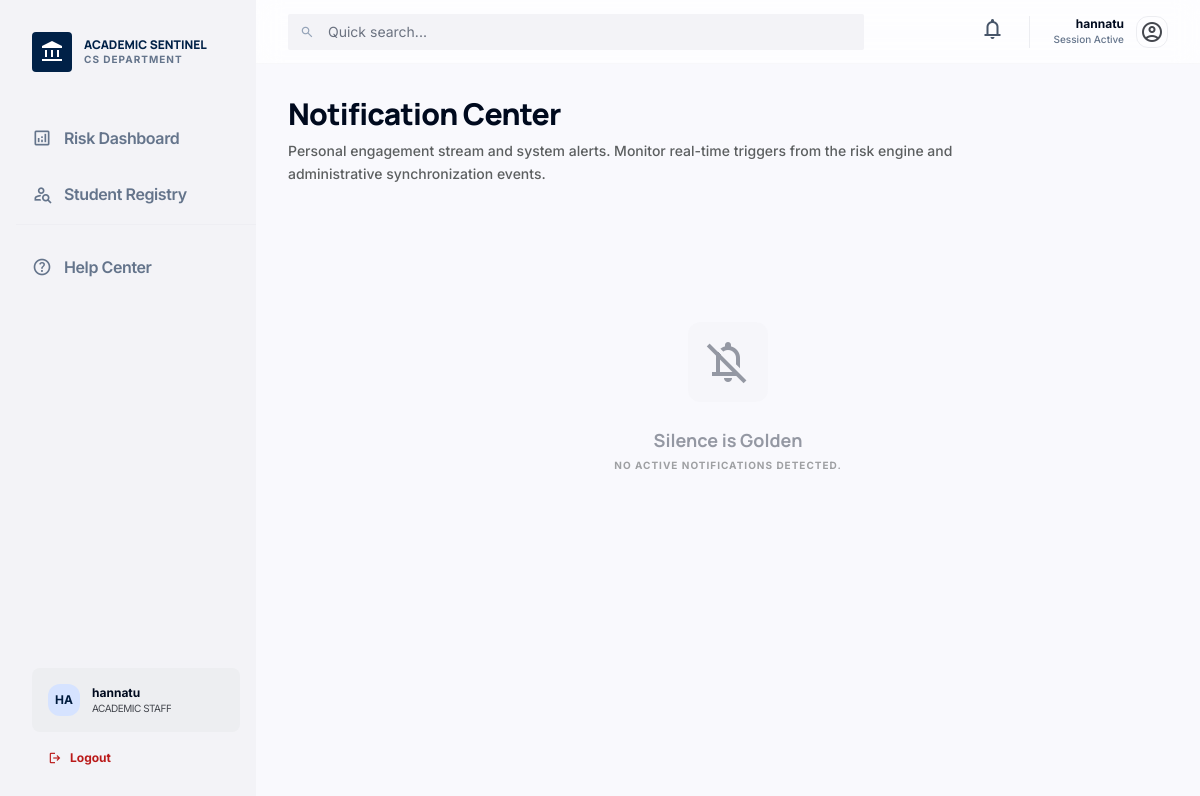
/notifications/ (signed in), run on the app's committed database.
### backend/models.py (models this page shows, shortened)
class User(UserMixin, db.Model):
    __tablename__ = 'users'
    id = db.Column(db.Integer, primary_key=True)
    username = db.Column(db.String(64), unique=True, nullable=True)
    email = db.Column(db.String(120), unique=True, nullable=False)
    password_hash = db.Column(db.String(128))
    role = db.Column(db.String(20), default='Staff')  # Admin or Staff
    is_active = db.Column(db.Boolean, default=True)
    created_at = db.Column(db.DateTime, default=datetime.utcnow)

### backend/routes/notifications.py (the view)
@notify_bp.route('/')
@login_required
def index():
    notifs = Notification.query.filter_by(user_id=current_user.id)\
                               .order_by(Notification.timestamp.desc()).all()
    return render_template('notifications/index.html', notifications=notifs)

### templates/notifications/index.html (shortened to what this page needs)
{% extends "base.html" %}
{% block content %}
<div class="flex flex-col md:flex-row justify-between items-end mb-10 gap-8">
    <div class="max-w-2xl">
        <h1 class="text-3xl font-extrabold text-primary font-headline tracking-tight mb-2">Notification Center</h1>
        <p class="text-secondary font-body leading-relaxed text-sm font-medium">
            Personal engagement stream and system alerts. Monitor real-time triggers from the risk engine and administrative synchronization events.
        </p>
    </div>
</div>
<div class="max-w-3xl mx-auto space-y-4">
    {% for n in notifications %}
    <div class="relative group bg-white rounded-2xl border border-outline-variant/10 shadow-sm p-6 flex gap-6 items-start transition-all hover:shadow-md {% if not n.is_read %}border-l-4 border-l-primary bg-primary/5{% endif %}">
        <div class="w-12 h-12 flex-shrink-0 rounded-xl flex items-center justify-center
            {% if n.category == 'danger' %}bg-error-container text-on-error-container
            {% elif n.category == 'warning' %}bg-[#ffd9df] text-[#8f003f]
            {% else %}bg-primary-container text-white{% endif %}">
            <span class="material-symbols-outlined">
                {% if n.category == 'danger' %}crisis_alert{% elif n.category == 'warning' %}warning{% else %}info{% endif %}
            </span>
        </div>
        <div class="flex-1 min-w-0">
            <div class="flex justify-between items-start mb-1">
                <h3 class="font-bold text-primary text-sm truncate pr-4">{{ n.title }}</h3>
                <span class="text-[9px] font-mono text-slate-400 font-bold uppercase tracking-widest flex-shrink-0">
                    {{ n.timestamp.strftime('%d %b, %H:%M') }}
                </span>
            </div>
            <p class="text-[11px] text-slate-600 leading-relaxed font-medium mb-4">{{ n.body }}</p>
            <div class="flex items-center justify-between">
                <div class="flex items-center gap-2">
                    <span class="px-2 py-0.5 rounded-[4px] bg-surface-container-highest text-[8px] font-bold uppercase tracking-widest text-slate-500">
                        {{ n.category or 'System' }}
                    </span>
                </div>
                {% if not n.is_read %}
                <form action="{{ url_for('notify.mark_read', notif_id=n.id) }}" method="POST">
                    <button type="submit" class="text-[9px] font-bold text-primary hover:underline flex items-center gap-1">
                        Mark as Read
                        <span class="material-symbols-outlined text-[10px]">check</span>
                    </button>
                </form>
                {% else %}
                <span class="text-[9px] font-bold text-slate-300 flex items-center gap-1">
                    Acknowledged
                    <span class="material-symbols-outlined text-[10px]">done_all</span>
                </span>
                {% endif %}
            </div>
        </div>
    </div>
    {% else %}
    <div class="py-24 flex flex-col items-center justify-center text-center opacity-40">
        <div class="w-20 h-20 bg-surface-container-low rounded-full flex items-center justify-center mb-6">
            <span class="material-symbols-outlined text-5xl text-primary">notifications_off</span>
        </div>
        <h3 class="text-lg font-bold text-primary mb-1">Silence is Golden</h3>
        <p class="text-[10px] font-bold uppercase tracking-widest">No active notifications detected.</p>
    </div>
    {% endfor %}
</div>
{% endblock %}

### templates/base.html (shortened to what this page needs)
<!DOCTYPE html>
<html class="light" lang="en">
<head>
    <script src="https://cdn.tailwindcss.com?plugins=forms,container-queries"></script>
    <script id="tailwind-config">
        tailwind.config = {
            darkMode: "class",
            theme: {
                extend: {
                    "colors": {
                        "on-background": "#191c1e",
                        "tertiary-fixed": "#ffd9df",
                        "secondary": "#5c5f60",
                        "primary-container": "#002147",
                        "primary-fixed-dim": "#aec7f6",
                        "secondary-fixed": "#e1e3e4",
                        "outline-variant": "#c4c6cf",
                        "on-primary-fixed-variant": "#2d476f",
                        "surface-container-lowest": "#ffffff",
                        "on-tertiary-fixed": "#3f0018",
                        "primary": "#000a1e",
                        "tertiary": "#200008",
                        "on-secondary-fixed-variant": "#454748",
                        "surface-container-highest": "#e2e2e6",
                        "on-primary": "#ffffff",
                        "surface-container": "#edeef1",
                        "on-secondary": "#ffffff",
                        "on-tertiary": "#ffffff",
                        "tertiary-container": "#4a001d",
                        "on-tertiary-container": "#f4447e",
                        "surface-container-high": "#e7e8eb",
                        "on-surface-variant": "#44474e",
                        "tertiary-fixed-dim": "#ffb1c2",
                        "on-primary-container": "#708ab5",
                        "surface-variant": "#e2e2e6",
                        "inverse-primary": "#aec7f6",
                        "outline": "#74777f",
                        "on-secondary-container": "#626566",
                        "surface-tint": "#465f88",
                        "on-error-container": "#93000a",
                        "background": "#f9f9fd",
                        "inverse-surface": "#2e3133",
                        "surface-container-low": "#f3f3f7",
                        "surface": "#f9f9fd",
                        "primary-fixed": "#d6e3ff",
                        "secondary-fixed-dim": "#c5c7c8",
                        "secondary-container": "#e1e3e4",
                        "error": "#ba1a1a",
                        "error-container": "#ffdad6",
                        "on-primary-fixed": "#001b3d",
                        "on-tertiary-fixed-variant": "#8f003f",
                        "inverse-on-surface": "#f0f0f4",
                        "on-error": "#ffffff",
                        "on-secondary-fixed": "#191c1d",
                        "surface-dim": "#d9dadd",
                        "surface-bright": "#f9f9fd",
                        "on-surface": "#191c1e"
                    },
                    "borderRadius": {
                        "DEFAULT": "0.125rem",
                        "lg": "0.25rem",
                        "xl": "0.5rem",
                        "full": "0.75rem"
                    },
                    "fontFamily": {
                        "headline": ["Manrope"],
                        "body": ["Inter"],
                        "label": ["Inter"]
                    }
                },
            },
        }
    </script>
</head>
<body class="bg-surface text-on-surface min-h-screen {% if current_user.is_authenticated %}flex{% endif %}">
    {% if current_user.is_authenticated %}
    <aside class="h-screen w-64 fixed left-0 top-0 bg-[#f3f3f7] dark:bg-slate-900 flex flex-col py-8 pl-4 z-50">
        <div class="mb-10 px-4">
            <div class="flex items-center gap-3">
                <div class="w-10 h-10 bg-primary-container rounded-lg flex items-center justify-center text-white">
                    <span class="material-symbols-outlined" style="font-variation-settings: 'FILL' 1;">account_balance</span>
                </div>
                <div>
                    <h1 class="text-xs font-extrabold text-[#002147] dark:text-white font-headline leading-tight">ACADEMIC SENTINEL</h1>
                    <p class="text-[10px] text-slate-500 font-manrope font-bold tracking-widest uppercase">CS Department</p>
                </div>
            </div>
        </div>
        <nav class="flex-1 space-y-1">
            {% if current_user.role == 'Admin' %}
            <a class="flex items-center gap-3 px-4 py-3 text-slate-500 font-manrope font-semibold tracking-tight hover:bg-white rounded-l-lg transition-all" href="{{ url_for('admin.dashboard') }}">
                <span class="material-symbols-outlined text-xl">dashboard</span>
                <span>Dashboard</span>
            </a>
            <a class="flex items-center gap-3 px-4 py-3 text-slate-500 font-manrope font-semibold tracking-tight hover:bg-white rounded-l-lg transition-all" href="{{ url_for('admin.import_data') }}">
                <span class="material-symbols-outlined text-xl">cloud_upload</span>
                <span>Data Import</span>
            </a>
            <a class="flex items-center gap-3 px-4 py-3 text-slate-500 font-manrope font-semibold tracking-tight hover:bg-white rounded-l-lg transition-all" href="{{ url_for('admin.risk_rules') }}">
                <span class="material-symbols-outlined text-xl">warning</span>
                <span>Risk Rules</span>
            </a>
            <a class="flex items-center gap-3 px-4 py-3 text-slate-500 font-manrope font-semibold tracking-tight hover:bg-white rounded-l-lg transition-all" href="{{ url_for('admin.courses') }}">
                <span class="material-symbols-outlined text-xl">school</span>
                <span>Courses</span>
            </a>
            <a class="flex items-center gap-3 px-4 py-3 text-slate-500 font-manrope font-semibold tracking-tight hover:bg-white rounded-l-lg transition-all" href="{{ url_for('admin.users') }}">
                <span class="material-symbols-outlined text-xl">group</span>
                <span>User Accounts</span>
            </a>
            <a class="flex items-center gap-3 px-4 py-3 text-slate-500 font-manrope font-semibold tracking-tight hover:bg-white rounded-l-lg transition-all" href="{{ url_for('admin.audit_logs') }}">
                <span class="material-symbols-outlined text-xl">history</span>
                <span>Audit Logs</span>
            </a>
            {% else %}
            <a class="flex items-center gap-3 px-4 py-3 text-slate-500 font-manrope font-semibold tracking-tight hover:bg-white rounded-l-lg transition-all" href="{{ url_for('staff.dashboard') }}">
                <span class="material-symbols-outlined text-xl">analytics</span>
                <span>Risk Dashboard</span>
            </a>
            <a class="flex items-center gap-3 px-4 py-3 text-slate-500 font-manrope font-semibold tracking-tight hover:bg-white rounded-l-lg transition-all" href="{{ url_for('staff.dashboard') }}">
                <span class="material-symbols-outlined text-xl">person_search</span>
                <span>Student Registry</span>
            </a>
            {% endif %}
            <div class="mt-8 pt-4 border-t border-outline-variant/10">
                <a class="flex items-center gap-3 px-4 py-3 text-slate-500 font-manrope font-semibold tracking-tight hover:bg-white rounded-l-lg transition-all" href="{{ url_for('help.index') }}">
                    <span class="material-symbols-outlined text-xl">help_outline</span>
                    <span>Help Center</span>
                </a>
            </div>
        </nav>
        <div class="mt-auto px-4">
            <div class="bg-surface-container rounded-xl p-4 flex items-center gap-3">
                <div class="w-8 h-8 rounded-full bg-primary-fixed flex items-center justify-center font-bold text-xs text-on-primary-fixed">
                    {{ current_user.username[:2]|upper }}
                </div>
                <div class="overflow-hidden">
                    <p class="text-xs font-bold text-primary truncate">{{ current_user.username }}</p>
                    <p class="text-[10px] text-on-surface-variant uppercase tracking-tighter">{{ current_user.role }}</p>
                </div>
            </div>
            <a href="{{ url_for('auth.logout') }}" class="flex items-center gap-2 mt-4 px-4 text-xs font-bold text-error hover:opacity-70 transition-all">
                <span class="material-symbols-outlined text-sm">logout</span>
                Logout
            </a>
        </div>
    </aside>
    <div class="flex-1 ml-64 min-h-screen flex flex-col">
        <header class="fixed top-0 right-0 w-[calc(100%-16rem)] z-40 bg-white/70 backdrop-blur-md flex justify-between items-center h-16 px-8 border-b border-outline-variant/10">
            <div class="flex items-center flex-1 max-w-xl">
                <div class="relative w-full">
                    <span class="material-symbols-outlined absolute left-3 top-1/2 -translate-y-1/2 text-slate-400 text-sm">search</span>
                    <input class="w-full bg-surface-container-low border-none rounded-sm py-2 pl-10 pr-4 text-sm focus:ring-1 focus:ring-primary-container" placeholder="Quick search..." type="text"/>
                </div>
            </div>
            <div class="flex items-center gap-6">
                <a href="{{ url_for('notify.index') }}" class="relative text-slate-600 hover:text-[#002147] transition-all">
                    <span class="material-symbols-outlined">notifications</span>
                </a>
                <a href="{{ url_for('auth.profile') }}" class="flex items-center gap-3 group">
                    <div class="text-right hidden sm:block">
                        <div class="text-xs font-bold text-primary group-hover:text-primary-container transition-colors">{{ current_user.username }}</div>
                        <div class="text-[10px] text-slate-500 font-medium">Session Active</div>
                    </div>
                    <div class="w-8 h-8 rounded-full overflow-hidden border border-outline-variant/30 group-hover:border-primary-container transition-all">
                        <span class="material-symbols-outlined text-on-surface-variant flex items-center justify-center h-full">account_circle</span>
                    </div>
                </a>
            </div>
        </header>
        <main class="mt-16 p-8 flex-1">
            {% block content %}{% endblock %}
        </main>
    </div>
    {% else %}
        {% block auth_content %}{% endblock %}
    {% endif %}
</body>
</html>

### templates/base.html (style rules this page uses)
.material-symbols-outlined { font-variation-settings: 'FILL' 0, 'wght' 400, 'GRAD' 0, 'opsz' 24; }
body { font-family: 'Inter', sans-serif; }
h1, h2, h3, h4, .font-headline { font-family: 'Manrope', sans-serif; }

### data on the page
User: username "HA", username "hannatu", role "ACADEMIC STAFF"
